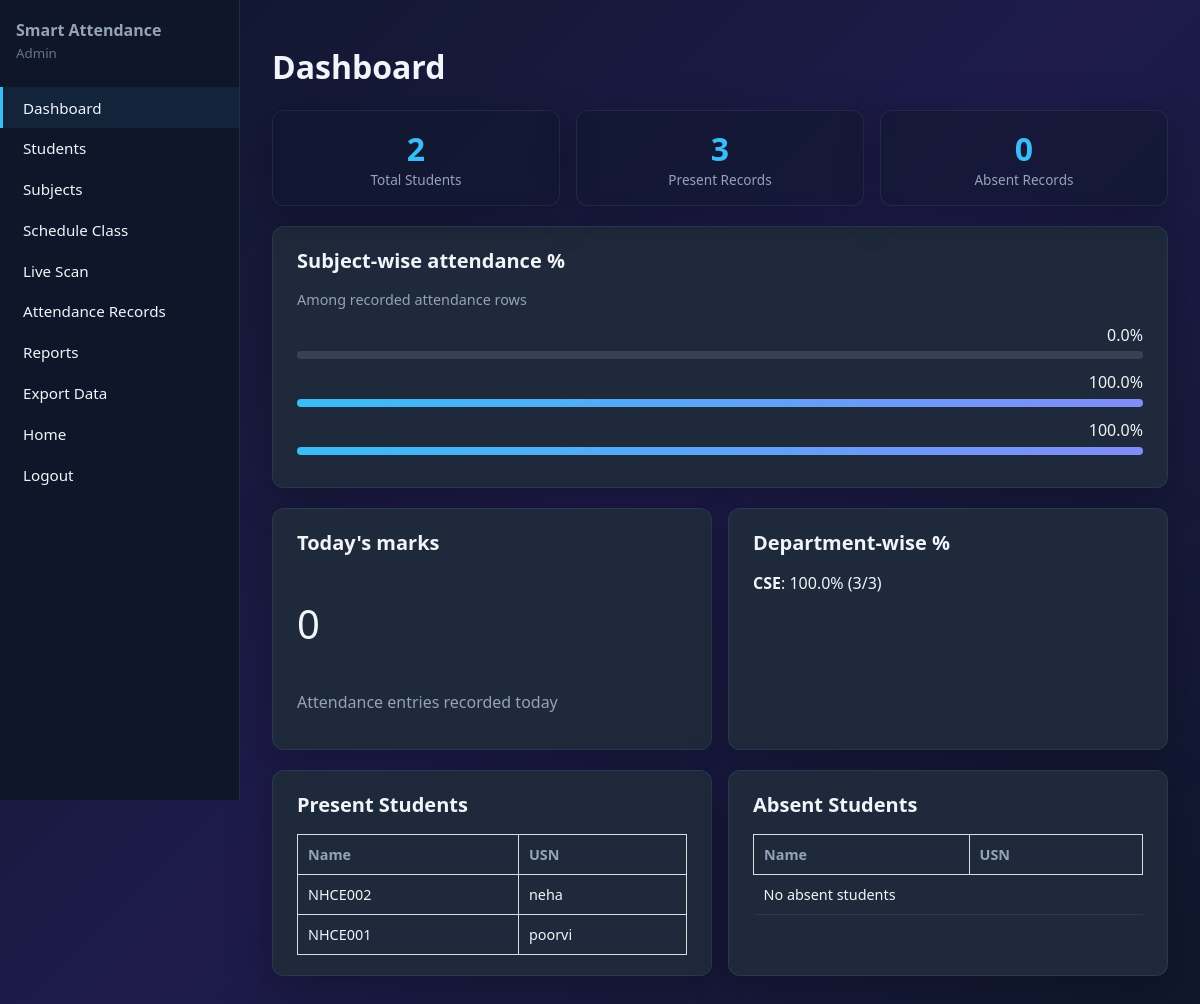
Page /admin/dashboard (signed in) on the earlier database version.
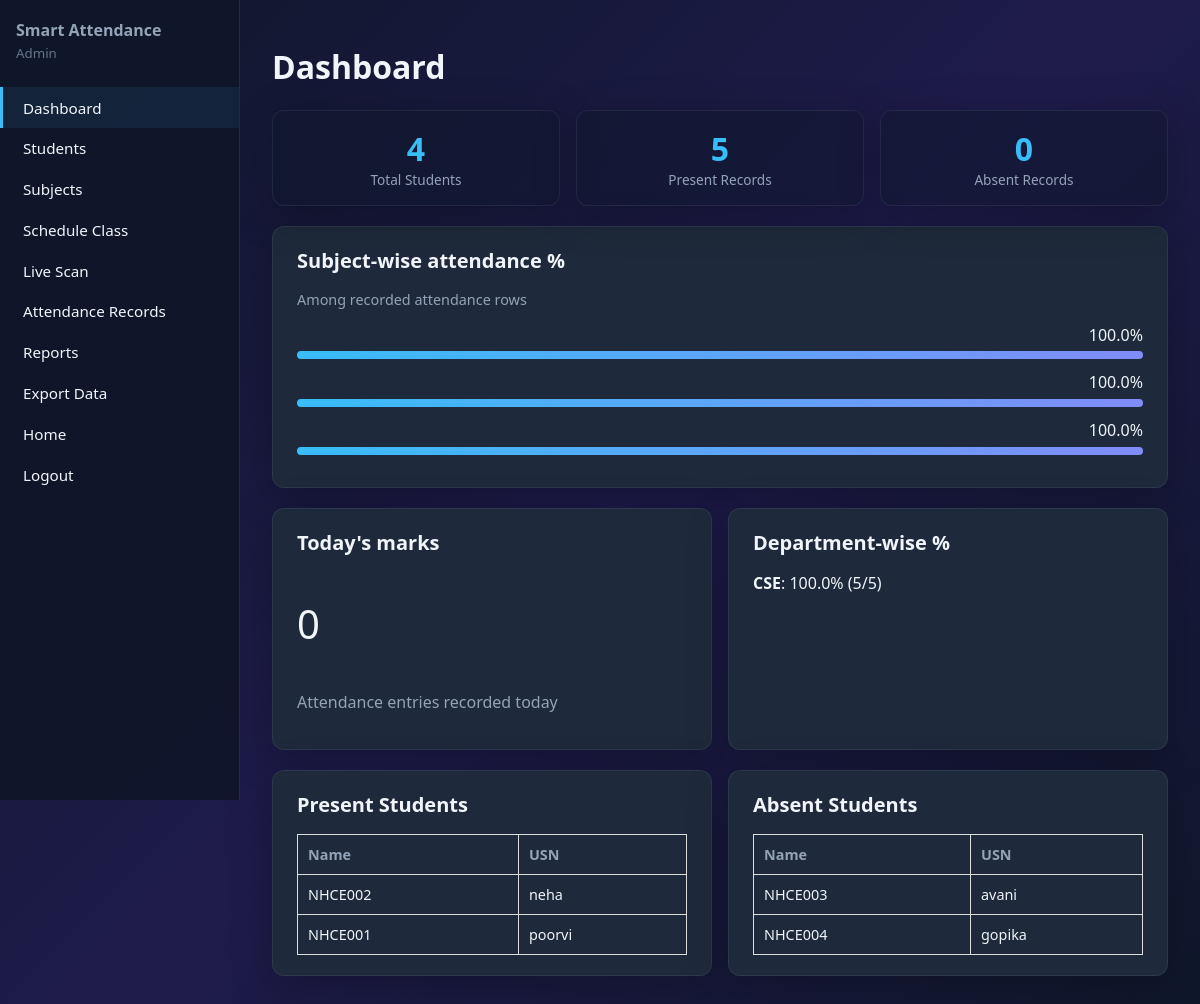
Same page on the later database version.
### tables this page shows
CREATE TABLE subjects (
            id INTEGER PRIMARY KEY AUTOINCREMENT,
            subject_code TEXT NOT NULL,
            subject_name TEXT NOT NULL
        );

CREATE TABLE students (
            id INTEGER PRIMARY KEY AUTOINCREMENT,
            usn TEXT UNIQUE NOT NULL,
            full_name TEXT NOT NULL,
            password TEXT NOT NULL,
            department TEXT NOT NULL,
            semester INTEGER NOT NULL,
            face_encoding BLOB
        );

### routes/admin.py (the view)
@admin_bp.route("/dashboard")
@admin_required
def dashboard():
    conn = get_db()
    total_students = conn.execute("SELECT COUNT(*) AS c FROM students").fetchone()["c"]
    subj_rows = conn.execute(
        """
        SELECT s.id, s.subject_name,
               COUNT(a.id) AS total_marks,
               SUM(CASE WHEN a.status = 'Present' THEN 1 ELSE 0 END) AS present_cnt
        FROM subjects s
        LEFT JOIN attendance a ON a.subject_id = s.id
        GROUP BY s.id
        ORDER BY s.subject_name
        """
    ).fetchall()
    present_absent = conn.execute(
        """
        SELECT status, COUNT(*) AS c FROM attendance GROUP BY status
        """
    ).fetchall()
    pa = {r["status"]: r["c"] for r in present_absent}
    today = datetime.now().strftime("%Y-%m-%d")
    today_rows = conn.execute(
        """
        SELECT COUNT(*) AS c FROM attendance
        WHERE substr(attendance_time,1,10) = ?
        """,
        (today,),
    ).fetchone()["c"]
    dept_rows = conn.execute(
        """
        SELECT st.department,
               COUNT(a.id) AS total_marks,
               SUM(CASE WHEN a.status = 'Present' THEN 1 ELSE 0 END) AS present_cnt
        FROM attendance a
        JOIN students st ON st.id = a.student_id
        GROUP BY st.department
        """
    ).fetchall()
    subj_stats = []
    for r in subj_rows:
        tot = r["total_marks"] or 0
        pr = r["present_cnt"] or 0
        pct = round(100.0 * pr / tot, 1) if tot else 0.0
        subj_stats.append(
            {"name": r["subject_name"], "total": tot, "present": pr, "pct": pct}
        )
    dept_stats = []
    for r in dept_rows:
        tot = r["total_marks"] or 0
        pr = r["present_cnt"] or 0
        pct = round(100.0 * pr / tot, 1) if tot else 0.0
        dept_stats.append({"dept": r["department"], "total": tot, "present": pr, "pct": pct})
    cur = conn.cursor()
    cur.execute("SELECT * FROM students")
    all_students = cur.fetchall()
    cur.execute("""
    SELECT DISTINCT s.*
    FROM students s
    JOIN attendance a ON s.id = a.student_id
    WHERE a.status='Present'
""")
    present_students = cur.fetchall()
    present_usns = [s["usn"] for s in present_students]
    absent_students = [
            s for s in all_students
            if s["usn"] not in present_usns
    ]
    conn.close()
    return render_template(
        "admin/dashboard.html",
        total_students=total_students,
        subj_stats=subj_stats,
        present_count=pa.get("Present", 0),
        absent_count=pa.get("Absent", 0),
        today_marks=today_rows,
        dept_stats=dept_stats,
           present_students=present_students,
        absent_students=absent_students,
    )

### models/db.py (called while the page is built)
def get_db():
    conn = sqlite3.connect(Config.DATABASE_PATH)
    conn.row_factory = sqlite3.Row
    conn.execute("PRAGMA foreign_keys = ON")
    return conn

### routes/auth.py (called while the page is built)
def admin_required(f):
    @wraps(f)
    def decorated(*args, **kwargs):
        if not session.get("admin_id"):
            return redirect(url_for("auth.admin_login"))
        return f(*args, **kwargs)
    return decorated

### templates/admin/dashboard.html (shortened to what this page needs)
{% extends "base_admin.html" %}
{% block content %}
<h1>Dashboard</h1>
<div class="grid cols-3">
  <div class="stat card">
    <div class="num">{{ total_students }}</div>
    <div class="lbl">Total Students</div>
  </div>
  <div class="stat card">
    <div class="num">{{ present_count }}</div>
    <div class="lbl">Present Records</div>
  </div>
  <div class="stat card">
    <div class="num">{{ absent_count }}</div>
    <div class="lbl">Absent Records</div>
  </div>
</div>
<div class="card">
  <h2>Subject-wise attendance %</h2>
  <p style="color:#94a3b8;font-size:0.9rem">Among recorded attendance rows</p>
  {% for s in subj_stats %}
  <div style="margin-bottom:0.75rem">
    <div style="display:flex;justify-content:space-between">
      <span>{{ s.pct }}%</span>
    </div>
    <div class="bar"><span style="width:{{ s.pct }}%"></span></div>
  </div>
  {% else %}
  <p>No data yet.</p>
  {% endfor %}
</div>
<div class="grid cols-2">
  <div class="card">
    <h2>Today's marks</h2>
    <p class="num" style="font-size:2.5rem">{{ today_marks }}</p>
    <p style="color:#94a3b8">Attendance entries recorded today</p>
  </div>
  <div class="card">
    <h2>Department-wise %</h2>
    {% for d in dept_stats %}
    <p><strong>{{ d.dept }}</strong>: {{ d.pct }}% ({{ d.present }}/{{ d.total }})</p>
    {% else %}
    <p>No data.</p>
    {% endfor %}
  </div>
</div>
<div class="grid cols-2">
  <div class="card">
    <h2>Present Students</h2>
    <table style="width:100%; border-collapse:collapse;">
      <tr>
        <th style="padding:10px; border:1px solid #ddd;">Name</th>
        <th style="padding:10px; border:1px solid #ddd;">USN</th>
      </tr>
      {% for student in present_students %}
      <tr>
        <td style="padding:10px; border:1px solid #ddd;">
          {{ student[1] }}
        </td>
        <td style="padding:10px; border:1px solid #ddd;">
          {{ student[2] }}
        </td>
      </tr>
      {% else %}
      <tr>
        <td colspan="2" style="padding:10px;">
          No present students
        </td>
      </tr>
      {% endfor %}
    </table>
  </div>
  <div class="card">
    <h2>Absent Students</h2>
    <table style="width:100%; border-collapse:collapse;">
      <tr>
        <th style="padding:10px; border:1px solid #ddd;">Name</th>
        <th style="padding:10px; border:1px solid #ddd;">USN</th>
      </tr>
      {% for student in absent_students %}
      <tr>
        <td style="padding:10px; border:1px solid #ddd;">
          {{ student[1] }}
        </td>
        <td style="padding:10px; border:1px solid #ddd;">
          {{ student[2] }}
        </td>
      </tr>
      {% else %}
      <tr>
        <td colspan="2" style="padding:10px;">
          No absent students
        </td>
      </tr>
      {% endfor %}
    </table>
  </div>
</div>
</div>
{% endblock %}

Differences in the rows shown:
computed for subjects (number 1 of 3 on the later page): pct "0.0" → "100.0"
added students: usn "NHCE003", full_name "avani", shown under "Absent Students"
added students: usn "NHCE004", full_name "gopika", shown under "Absent Students"
Other differences:
{{ total_students }}: "2" → "4"
{{ present_count }}: "3" → "5"
new list line: "CSE : 100.0 % ( 5 / 5 )"
list line gone: "CSE : 100.0 % ( 3 / 3 )"
text no longer shown: "No absent students"
